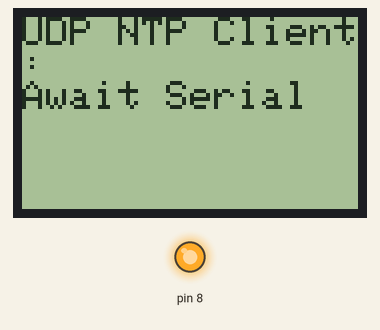
The sketch below on a simulated Arduino Uno, built with avr-gcc and run on an emulated ATmega328P. Shown: 84×48 one-colour display, output pins drawn as LEDs (lit = HIGH). WiFi joins after 1.5 s; servers stay silent unless stated; what the sketch prints to the serial monitor is not drawn.

Above: at 0.1 s.
At 1.7 s:
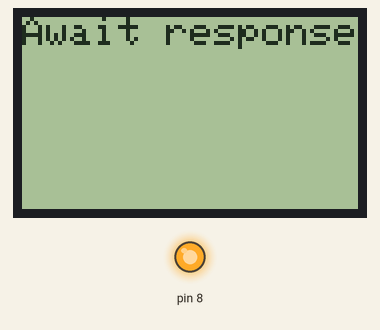
At 2.2 s:
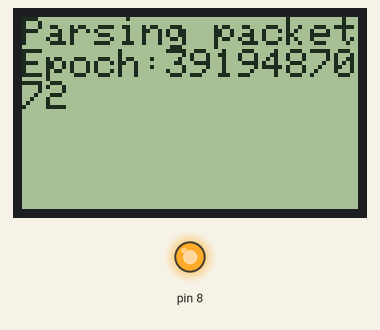
At 11.4 s:
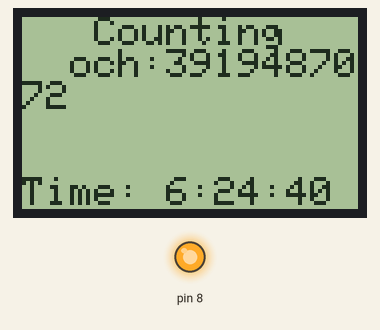
At 20.6 s:
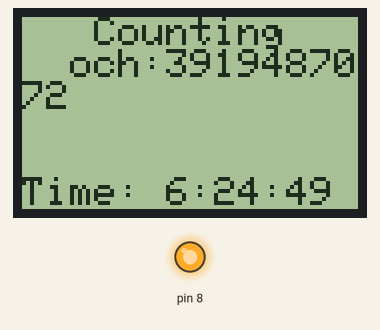
At 38.9 s:
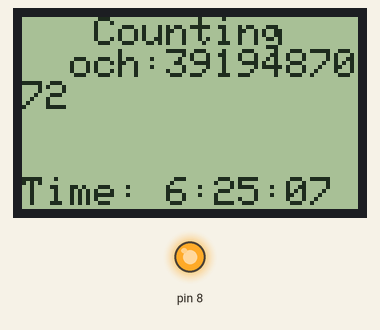

The sketch:

UdpNtpLCDClock_5110.ino
```cpp
/*

 Udp NTP Client

 Get the time from a Network Time Protocol (NTP) time server
 Demonstrates use of UDP sendPacket and ReceivePacket
 For more on NTP time servers and the messages needed to communicate with them,
 see http://en.wikipedia.org/wiki/Network_Time_Protocol

 created 4 Sep 2010
 by Michael Margolis
 modified 9 Apr 2012
 by Tom Igoe

 This code is in the public domain.

 */

#include <Adafruit_GFX.h>
#include <Adafruit_PCD8544.h>


#include <SPI.h>
#include <Ethernet.h>
#include <EthernetUdp.h>

// pin 8 - PWM to the backlight (EL)
// pin 7 - Serial clock out (SCLK)
// pin 6 - Serial data out (DIN)
// pin 5 - Data/Command select (D/C)
// pin 4 - LCD chip select (CS)
// pin 3 - LCD reset (RST)
Adafruit_PCD8544 lcd0 = Adafruit_PCD8544(7, 6, 5, 4, 3);

// Enter a MAC address for your controller below.
// Newer Ethernet shields have a MAC address printed on a sticker on the shield
byte mac[] = {
  0xDE, 0xAD, 0xBE, 0xEF, 0xFE, 0xED };

unsigned int localPort = 8888;      // local port to listen for UDP packets

IPAddress timeServer(217, 26, 101, 136); // time.nist.gov NTP server

const int NTP_PACKET_SIZE= 48; // NTP time stamp is in the first 48 bytes of the message

byte packetBuffer[ NTP_PACKET_SIZE]; //buffer to hold incoming and outgoing packets

unsigned long secsSince1900;

// A UDP instance to let us send and receive packets over UDP
EthernetUDP Udp;

void setup()
{

  lcd0.begin();
  lcd0.clearDisplay();
  lcd0.setContrast(25);
  analogWrite(8,130);
  lcd0.setTextColor(1,0);

  lcd0.setCursor(0,0);

  lcd0.println("UDP NTP Client:");
  lcd0.println("Await Serial");
  lcd0.display();


  // Open serial communications and wait for port to open:
  Serial.begin(9600);
//   while (!Serial) {
//    ; // wait for serial port to connect. Needed for Leonardo only
//  }

  Serial.println("Starting up and aquiring IP Address");
  lcd0.setCursor(0,0);
  lcd0.print("Aquiring IP      ");


  // start Ethernet and UDP
  if (Ethernet.begin(mac) == 0) {
    Serial.println("Failed to configure Ethernet using DHCP");
    // no point in carrying on, so do nothing forevermore:
    for(;;)
      ;
  }

  lcd0.setCursor(0,0);
  lcd0.print("Starting UDP client");
  lcd0.display();
  lcd0.clearDisplay();

  Udp.begin(localPort);
}

void loop()
{

  // Reest the clock 37 seconds after every 10th minute - Lower server laod.  :)
  if ( !(secsSince1900 % 600) || secsSince1900 == 0 ) {

    lcd0.clearDisplay();
    lcd0.setCursor(0,0);
    lcd0.println("Sending reques");
    lcd0.display();

    sendNTPpacket(timeServer); // send an NTP packet to a time server

    lcd0.setCursor(0,0);
    lcd0.println("Await response");
    lcd0.display();

    // wait to see if a reply is available
    delay(500);
    lcd0.setCursor(0,0);
    lcd0.println("Parsing packet");
    lcd0.display();

    if ( Udp.parsePacket() ) {
      // We've received a packet, read the data from it
      Udp.read(packetBuffer,NTP_PACKET_SIZE);  // read the packet into the buffer

      //the timestamp starts at byte 40 of the received packet and is four bytes,
      // or two words, long. First, esxtract the two words:

      unsigned long highWord = word(packetBuffer[40], packetBuffer[41]);
      unsigned long lowWord = word(packetBuffer[42], packetBuffer[43]);
      // combine the four bytes (two words) into a long integer
      // this is NTP time (seconds since Jan 1 1900):
      secsSince1900 = highWord << 16 | lowWord;
      Serial.print("Seconds since Jan 1 1900 = " );
      Serial.println(secsSince1900);

      lcd0.print("Epoch:");
      lcd0.println(secsSince1900);
      lcd0.display();

    }
  }


//  lcd0.setCursor(0,0);
//  lcd0.print("                ");
  lcd0.setCursor(0,0);
  lcd0.print("   Counting     ");

    // now convert NTP time into everyday time:
    Serial.print("Unix time = ");
    // Unix time starts on Jan 1 1970. In seconds, that's 2208988800:
    const unsigned long seventyYears = 2208988800UL;
    // subtract seventy years:
    unsigned long epoch = secsSince1900 - seventyYears - ( 4*3600);  // GMT - 4!
    // print Unix time:
    Serial.println(epoch);

  lcd0.setCursor(0,5*8);
  lcd0.print("Time: ");

    // print the hour, minute and second:
    Serial.print("The UTC time is ");       // UTC is the time at Greenwich Meridian (GMT)
    Serial.print((epoch  % 86400L) / 3600); // print the hour (86400 equals secs per day)
    Serial.print(':');
    if ( ((epoch % 3600) / 60) < 10 ) {
      // In the first 10 minutes of each hour, we'll want a leading '0'
      Serial.print('0');
    }
    Serial.print((epoch  % 3600) / 60); // print the minute (3600 equals secs per minute)
    Serial.print(':');
    if ( (epoch % 60) < 10 ) {
      // In the first 10 seconds of each minute, we'll want a leading '0'
      Serial.print('0');
    }
    Serial.println(epoch %60); // print the second

    lcd0.print((epoch  % 86400L) / 3600); // print the hour (86400 equals secs per day)
    lcd0.print(':');
    if ( ((epoch % 3600) / 60) < 10 ) {
      // In the first 10 minutes of each hour, we'll want a leading '0'
      lcd0.print('0');
    }
    lcd0.print((epoch  % 3600) / 60); // print the minute (3600 equals secs per minute)
    lcd0.print(':');
    if ( (epoch % 60) < 10 ) {
      // In the first 10 seconds of each minute, we'll want a leading '0'
      lcd0.print('0');
    }
    lcd0.print(epoch %60); // print the second


  // wait ten seconds before asking for the time again
  delay(1000);
  secsSince1900++;
  lcd0.display();
}

// send an NTP request to the time server at the given address
unsigned long sendNTPpacket(IPAddress& address)
{
  // set all bytes in the buffer to 0
  memset(packetBuffer, 0, NTP_PACKET_SIZE);
  // Initialize values needed to form NTP request
  // (see URL above for details on the packets)
  packetBuffer[0] = 0b11100011;   // LI, Version, Mode
  packetBuffer[1] = 0;     // Stratum, or type of clock
  packetBuffer[2] = 6;     // Polling Interval
  packetBuffer[3] = 0xEC;  // Peer Clock Precision
  // 8 bytes of zero for Root Delay & Root Dispersion
  packetBuffer[12]  = 49;
  packetBuffer[13]  = 0x4E;
  packetBuffer[14]  = 49;
  packetBuffer[15]  = 52;

  // all NTP fields have been given values, now
  // you can send a packet requesting a timestamp:
  Udp.beginPacket(address, 123); //NTP requests are to port 123
  Udp.write(packetBuffer,NTP_PACKET_SIZE);
  Udp.endPacket();
}
```

Measured:
- what the display in image 1 shows lasts 0.5 s, from 1.6 s to 2.1 s
- what the display in image 2 shows lasts 1.1 s, from 2.1 s to 3.2 s
